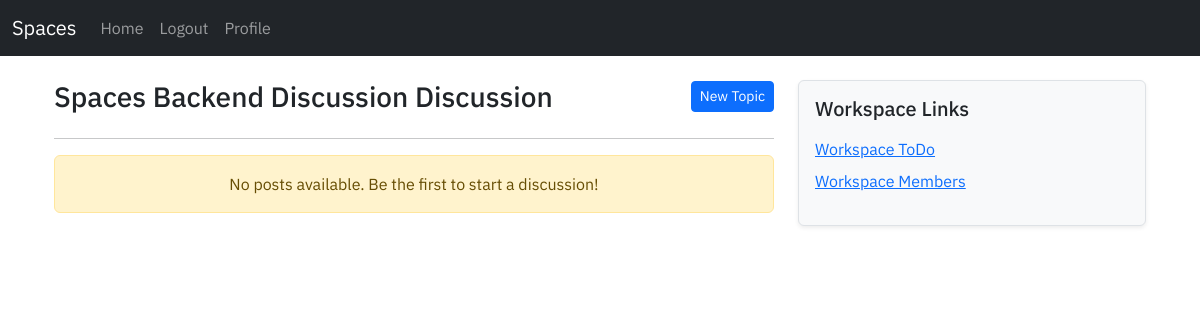
Page /workspace/discussion/1/ (signed in) on the earlier database version.
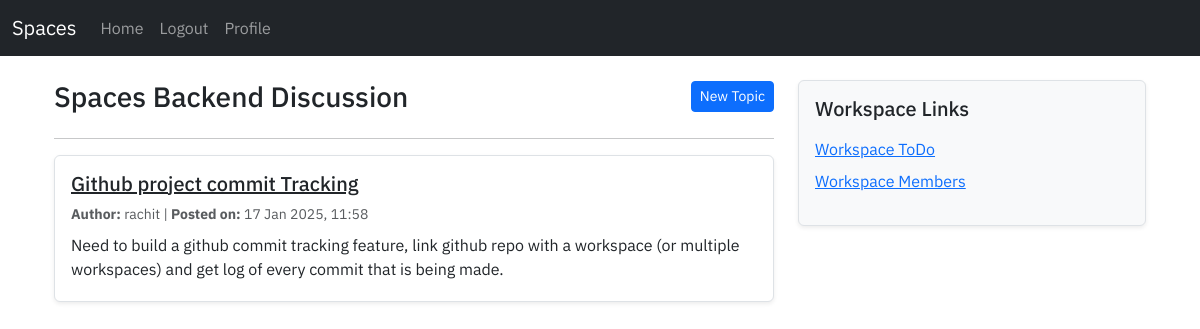
Same page on the later database version.
### workspace/models.py (models this page shows, shortened)
class Workspace(models.Model):
    name = models.CharField(max_length=255)
    description = models.TextField(blank=True, null=True)
    creator = models.ForeignKey(User, on_delete=models.CASCADE, related_name='created_workspaces')
    members = models.ManyToManyField(User, related_name='workspaces')
    created_at = models.DateTimeField(auto_now_add=True)

### discussion/models.py (models this page shows, shortened)
class Post(models.Model):
    workspace = models.ForeignKey(Workspace, on_delete=models.CASCADE)
    title = models.CharField(max_length=255)
    content = models.TextField(blank=False, null=False)
    author = models.ForeignKey(User, on_delete=models.SET_NULL, null=True)
    created_at = models.DateTimeField(auto_now_add=True)
    updated_at = models.DateTimeField(auto_now=True)

### discussion/views.py (the view)
# urls.py: path('<int:workspace_id>/', views.workspace_discussion, name='workspace-discussion-index'),
@login_required
def workspace_discussion(request, workspace_id):
    workspace = get_object_or_404(Workspace, id=workspace_id)
    posts = Post.objects.filter(workspace=workspace)
    context = {
        'workspace': workspace,
        'posts': posts,
    }
    return render(request, 'discussion/discuss.html', context=context)

### discussion/templates/discussion/discuss.html (shortened to what this page needs)
{% extends "user/base.html" %}
{% block content %}
<div class="container mt-4">
    <div class="row">
        <div class="col-md-8">
            <div class="d-flex justify-content-between align-items-center mb-4">
                <h3 class="mb-0">{{ workspace.name }} Discussion</h3>
                <a href="{% url 'discussion-topic-form' workspace.id %}" class="btn btn-primary btn-sm">New Topic</a>
            </div>
            <hr>
            <div class="list-group">
                {% for post in posts %}
                    <div class="list-group-item list-group-item-action mb-3 p-3 bg-white border rounded shadow-sm">
                        <a href="{% url 'topic-post' post.id %}" class="text-dark">
                            <h5 class="mb-2">{{ post.title }}</h5>
                        </a>
                        <p class="mb-2 text-muted small">
                            <strong>Author:</strong> {{ post.author }} |
                            <strong>Posted on:</strong> {{ post.created_at|date:"d M Y, H:i" }}
                        </p>
                        <p class="mb-1">{{ post.content }}</p>
                    </div>
                {% empty %}
                    <div class="alert alert-warning text-center" role="alert">
                        No posts available. Be the first to start a discussion!
                    </div>
                {% endfor %}
            </div>
        </div>
        <div class="col-md-4">
            <div class="p-3 bg-light border rounded shadow-sm">
                <h5 class="mb-3">Workspace Links</h5>
                <ul class="list-unstyled">
                    <li><a href="#" class="d-block mb-2">Workspace ToDo</a></li>
                    <li><a href="#" class="d-block mb-2">Workspace Members</a></li>
                </ul>
            </div>
        </div>
    </div>
</div>
{% endblock %}

Differences in the rows shown:
changed Workspace: name "Spaces Backend Discussion" → "Spaces Backend"
added Post: title "Github project commit Tracking", author "rachit", created_at "17 Jan 2025, 11:58", content "Need to build a github commit tracking feature, link github repo with a workspace (or multiple workspaces) and get log of every commit that is being made."
Other differences:
text no longer shown: "No posts available. Be the first to start a discussion!"
